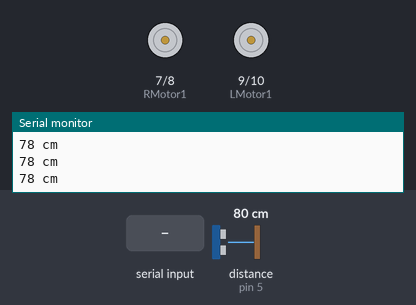
The sketch below on a simulated Arduino Uno, built with avr-gcc and run on an emulated ATmega328P. Parts: motor-driver pin pairs drawn as motors (green arrow = first pin HIGH = forward, orange = second pin HIGH = backward, longer = more drive, scaled by the enable pin), the last lines printed to the serial monitor. Wiring (inferred from the names in the program): ultrasonic range finder: trigger pin 3; echo pin 5. Inputs (shaded band) come from the test bench; at power-on: distance to the obstacle (sensor on pin 5) 80 cm. The echo pulse lasts 58.3 µs per cm.

Above: at 1.2 s.
1.3 s: distance to the obstacle (sensor on pin 5) set to 29 cm
2.8 s: distance to the obstacle (sensor on pin 5) set to 24 cm
At 2.86 s:
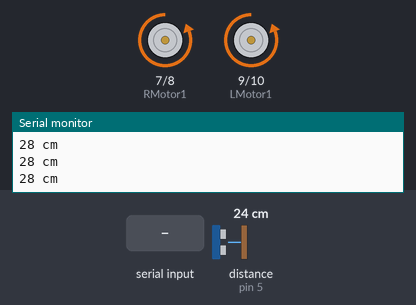
5.8 s: distance to the obstacle (sensor on pin 5) set to 250 cm
At 7.0 s:
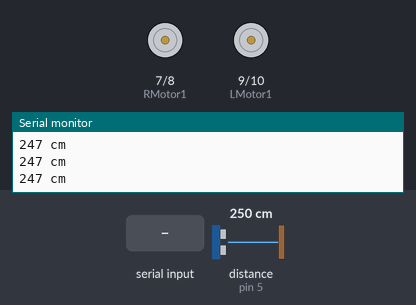
7.3 s: "F" received over Serial
At 8.3 s:
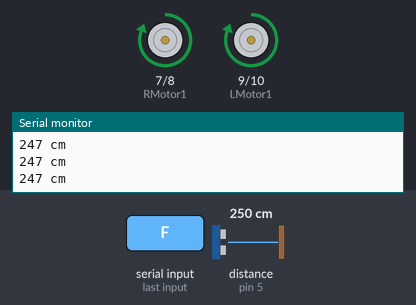
8.8 s: "L" received over Serial
At 9.4 s:
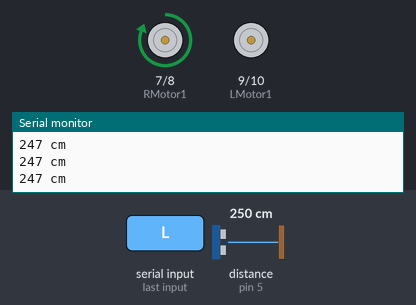
10.3 s: "R" received over Serial
At 10.6 s:
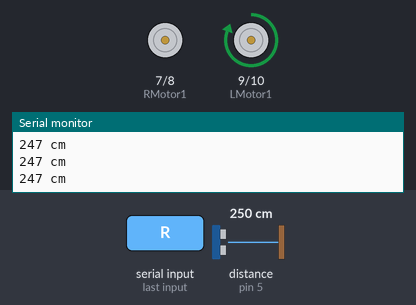
Timing chart, 0 to 12.8 s (numbered marks = the images above; inputs shaded):
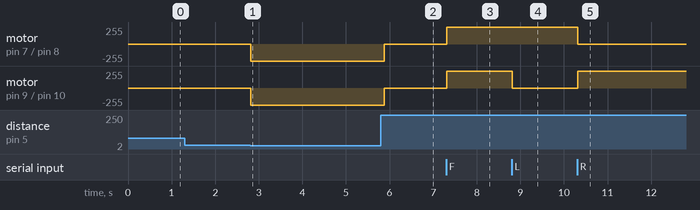

The sketch:

DrivingWithObstaclesAvoiding.ino
```cpp
#define TRIGPIN 3
#define ECHOPIN 5
int RMotor1 = 7 ; //RMotor1 is the 1st right motors pin
int RMotor2 = 8; //RMotor2 is the 2nd right motors pin
int LMotor1 = 9; //LMotor1 is the 1st left motors pin
int LMotor2 = 10; //LMotor2 is the 2nd left motors pin
int ENA = 6;
int ENB = 11;
char value ;
long distance;

//Assuming that when RMotor1,LMotor1 are HIGH and RMotor2,LMotor2 are LOW the wheels move forward


void setup() {
  Serial.begin (9600);


  pinMode(ENA, OUTPUT); //Enable pins
  pinMode(ENB, OUTPUT); //Enable pins
  pinMode(RMotor1, OUTPUT);
  pinMode(RMotor2, OUTPUT);
  pinMode(LMotor1, OUTPUT);
  pinMode(LMotor2, OUTPUT);
  pinMode (3, OUTPUT);
  pinMode (5, INPUT);
}


//Prototypes
void Forward (int i);
void Left (int i);
void Right (int i) ;
void Backward (int i) ;
void BackwardRight (int i , int n) ;
void BackwardLeft (int i , int n) ;
void ForwardRight (int i , int n) ;
void BackwardLeft (int i , int n) ;
void Stop () ;
long checkpath();

void loop() {
   // put your main code here, to run repeatedly:


value=Serial.read();

distance = checkpath(); //function calculating distance


   if (distance <= 25) //if distance less thant 25 cm move back then stop
              {

                  Backward (255);

                     delay(100);

                   Stop ();
                  Serial.println ("back");

               }


 else {


     if(value == 'F')
        {
                    Forward (255);

        }
      else if ( value == 'B')
         {
           Backward (255);
          }

      else if ( value == 'L')
     {
        Left(255) ;
      }

     else if ( value == 'R')
     {
       Right(255);
     }


     else if ( value == 'T')
       {
          BackwardRight (255,0);
       }

      else if ( value == 'E')
        {
            ForwardRight (0,255);
        }


     else if ( value == 'J')
          {
               BackwardLeft (255,0);
          }

    else if ( value == 'K')
          {
             ForwardLeft (0,255);
          }


    else if ( value == 'S' )
        {
              Stop ();
        }
 }

 }

 void Forward (int i) {
    analogWrite(ENA, i); // to set the speed of the 1st motor by i  from 0-255
    analogWrite(ENB, i);  // to set the speed of the 2nd motor by i ..

    digitalWrite(RMotor1, HIGH);
    digitalWrite(RMotor2, LOW);  // setting the motors to go backward

    digitalWrite(LMotor1, HIGH);
    digitalWrite(LMotor2, LOW);   // setting the motors to go backward
  }


 void Backward (int i) {
    analogWrite(ENA, i); // to set the speed of the 1st motor by i  from 0-255
    analogWrite(ENB, i);  // to set the speed of the 2nd motor by i ..

    digitalWrite(RMotor1, LOW);
    digitalWrite(RMotor2, HIGH);  // setting the motors to go backward

    digitalWrite(LMotor1, LOW);
    digitalWrite(LMotor2, HIGH);   // setting the motors to go backward
  }
  void Left (int i) {
    analogWrite(ENA, i); // to set the speed of the 1st motor by i  from 0-255
    analogWrite(ENB, i);  // to set the speed of the 2nd motor by i ..

    digitalWrite(RMotor1, HIGH);
    digitalWrite(RMotor2, LOW);  // setting the motors to go backward

    digitalWrite(LMotor1, LOW);
    digitalWrite(LMotor2, LOW);   // setting the motors to go backward
  }
  void Right (int i) {
    analogWrite(ENA, i); // to set the speed of the 1st motor by i  from 0-255
    analogWrite(ENB, i);  // to set the speed of the 2nd motor by i ..

    digitalWrite(RMotor1, LOW);
    digitalWrite(RMotor2, LOW);  // setting the motors to go backward

    digitalWrite(LMotor1, HIGH);
    digitalWrite(LMotor2, LOW);   // setting the motors to go backward
  }
  void ForwardLeft (int i , int n) {
    analogWrite(ENA, i); // to set the speed of the 1st motor by i  from 0-255
    analogWrite(ENB, n);  // to set the speed of the 2nd motor by i ..

    digitalWrite(RMotor1 ,HIGH);
    digitalWrite(RMotor2, LOW);  // setting the motors to go backward

    digitalWrite(LMotor1, HIGH);
    digitalWrite(LMotor2, LOW);   // setting the motors to go backward
  }
  void ForwardRight (int i , int n) {
    analogWrite(ENA, i); // to set the speed of the 1st motor by i  from 0-255
    analogWrite(ENB, n);  // to set the speed of the 2nd motor by i ..

    digitalWrite(RMotor1, HIGH);
    digitalWrite(RMotor2, LOW);  // setting the motors to go backward

    digitalWrite(LMotor1, HIGH);
    digitalWrite(LMotor2, LOW);   // setting the motors to go backward
  }
  void BackwardLeft (int i ,int n) {
    analogWrite(ENA, i); // to set the speed of the 1st motor by i  from 0-255
    analogWrite(ENB, n);  // to set the speed of the 2nd motor by i ..

    digitalWrite(RMotor1, LOW);
    digitalWrite(RMotor2, HIGH);  // setting the motors to go backward

    digitalWrite(LMotor1, LOW);
    digitalWrite(LMotor2, HIGH);   // setting the motors to go backward
  }
  void BackwardRight (int i , int n) {
    analogWrite(ENA, i); // to set the speed of the 1st motor by i  from 0-255
    analogWrite(ENB, n);  // to set the speed of the 2nd motor by i ..

    digitalWrite(RMotor1, LOW);
    digitalWrite(RMotor2, HIGH);  // setting the motors to go backward

    digitalWrite(LMotor1, LOW);
    digitalWrite(LMotor2, HIGH);   // setting the motors to go backward
  }
  void Stop () {
    analogWrite(ENA, 255); // to set the speed of the 1st motor by i  from 0-255
    analogWrite(ENB, 255);  // to set the speed of the 2nd motor by i ..

    digitalWrite(RMotor1, LOW);
    digitalWrite(RMotor2, LOW);  // setting the motors to go backward

    digitalWrite(LMotor1, LOW);
    digitalWrite(LMotor2, LOW);   // setting the motors to go backward
  }
  long checkpath() {
  digitalWrite(TRIGPIN, LOW);

  delayMicroseconds(2);

  digitalWrite(TRIGPIN, HIGH);

  delayMicroseconds(10);

  digitalWrite(TRIGPIN, LOW);

  long duration = pulseIn(ECHOPIN, HIGH);

  long distance = duration / 58.8235294 ;

  Serial.print(distance);

  Serial.println(" cm");
  return distance;
  }
```

Measured:
- the behaviour switches between 27 and 26 cm on distance to the obstacle (sensor on pin 5) (found by bisection; images 0 and 1)
- after the input at 2.8 s, motor on pin 7 (RMotor1) / pin 8 (RMotor2), motor on pin 9 (LMotor1) / pin 10 (LMotor2): stopped → backward 255/255 at once
- after the input at 5.8 s, motor on pin 7 (RMotor1) / pin 8 (RMotor2), motor on pin 9 (LMotor1) / pin 10 (LMotor2): backward 255/255 → stopped after 0.08 s
- after the input at 7.3 s, motor on pin 7 (RMotor1) / pin 8 (RMotor2), motor on pin 9 (LMotor1) / pin 10 (LMotor2): stopped → forward 255/255 at once
- after the input at 8.8 s, motor on pin 9 (LMotor1) / pin 10 (LMotor2): forward 255/255 → stopped at once
- after the input at 10.3 s, motor on pin 7 (RMotor1) / pin 8 (RMotor2): forward 255/255 → stopped at once; motor on pin 9 (LMotor1) / pin 10 (LMotor2): stopped → forward 255/255 at once
